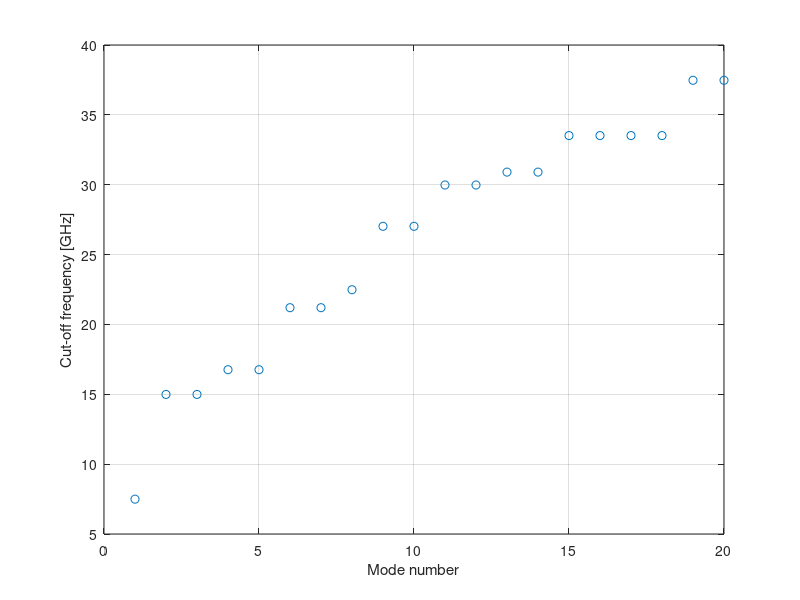

The MATLAB script that drew this image:
%close all
%clear all

function Cutoff_20 = CutoffAnalytical()

% Parameters
c0 = 299792456;    % Speed of light in free space
Lx = 2e-2;  % WG width
Ly = 1e-2;  % WG height
NrModes = 20;
 
nnx = 5;
nny = 5;

fc_listTE = [];
fc_listTM = [];

count=0;
for nx = 1:nnx
    for ny = 1:nny
       count=count+1;
       fc_listTE(count) = cutoff(nx-1,ny-1,Lx,Ly,c0);
       fc_listTM(count) = cutoff(nx,ny,Lx,Ly,c0);
    end
end

[out,idx] = sort([fc_listTE fc_listTM]);

Cutoff_20 = out(2:NrModes+1)';

figure(28);plot(Cutoff_20/1E9,'o');grid on;
xlabel('Mode number'); ylabel('Cut-off frequency [GHz]');

function fc = cutoff(nx,ny,Lx,Ly,c0)
fc = c0*(1/(2*pi))*sqrt((pi*nx/Lx)^2+(pi*ny/Ly)^2);
end

end
